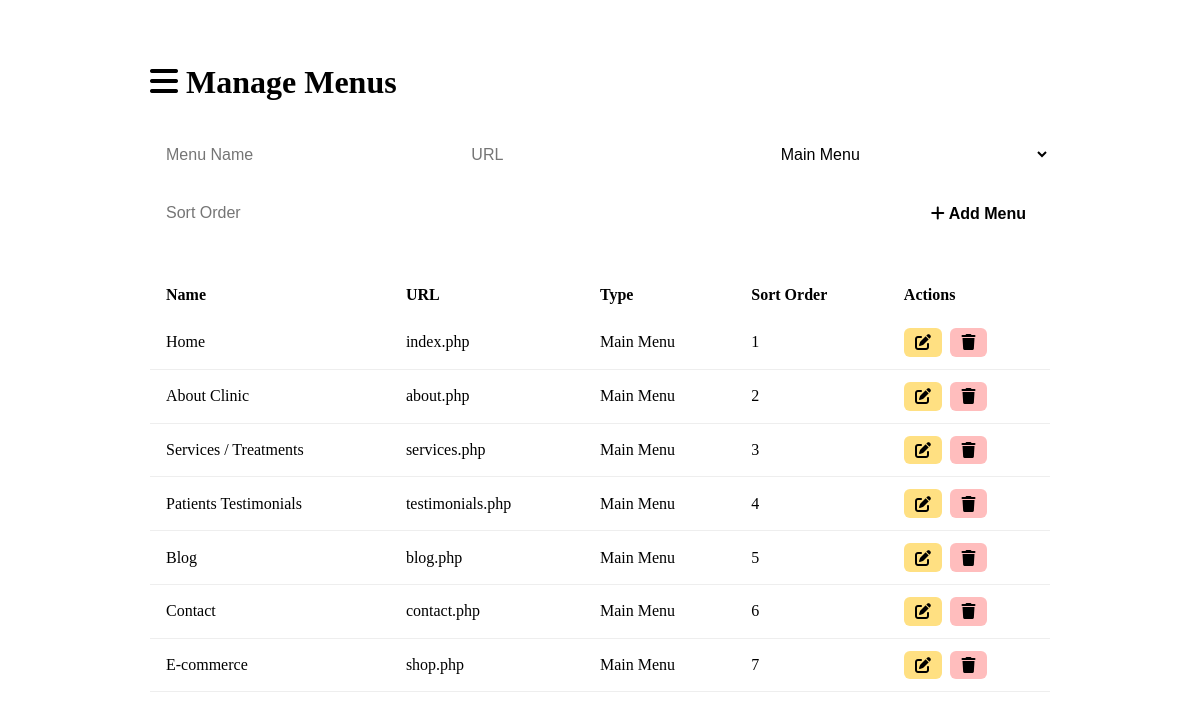
The page /admin/manage_menus.php on the database its author committed.
### tables this page shows
CREATE TABLE menus (
    id INT AUTO_INCREMENT PRIMARY KEY,
    name VARCHAR(100) NOT NULL,
    url VARCHAR(255),
    parent_id INT DEFAULT 0,
    sort_order INT DEFAULT 0,
    created_at TIMESTAMP DEFAULT CURRENT_TIMESTAMP
);

### admin/manage_menus.php (the view, shortened to what this page needs)
<?php
include '../db.php';
$sql = "SELECT * FROM menus ORDER BY sort_order";
$result = $conn->query($sql);
$menus = [];
while ($row = $result->fetch_assoc()) {
    $menus[] = $row;
}
?>
<link rel="stylesheet" href="https://cdnjs.cloudflare.com/ajax/libs/font-awesome/6.4.0/css/all.min.css">
<div class="menus-section">
    <div class="menus-header">
        <h2><i class="fas fa-bars"></i> Manage Menus</h2>
    </div>
    <form method="POST" class="menus-form">
        <input type="text" name="name" placeholder="Menu Name" required>
        <input type="text" name="url" placeholder="URL">
        <select name="parent_id">
            <option value="0">Main Menu</option>
        </select>
        <input type="number" name="sort_order" placeholder="Sort Order">
        <button type="submit"><i class="fas fa-plus"></i> Add Menu</button>
    </form>
    <div class="menus-table-wrapper">
        <table class="menus-table">
            <thead>
                <tr>
                    <th>Name</th>
                    <th>URL</th>
                    <th>Type</th>
                    <th>Sort Order</th>
                    <th>Actions</th>
                </tr>
            </thead>
            <tbody>
                <?php foreach ($menus as $menu) { ?>
                <tr>
                    <td><?php echo htmlspecialchars($menu['name']); ?></td>
                    <td><?php echo htmlspecialchars($menu['url']); ?></td>
                    <td><?php echo $menu['parent_id'] > 0 ? 'Submenu' : 'Main Menu'; ?></td>
                    <td><?php echo htmlspecialchars($menu['sort_order']); ?></td>
                    <td>
                        <div class="action-btns">
                            <a href="edit_menu.php?id=<?php echo $menu['id']; ?>" class="action-btn edit" title="Edit"><i class="fas fa-edit"></i></a>
                            <a href="delete_menu.php?id=<?php echo $menu['id']; ?>" class="action-btn delete" title="Delete" onclick="return confirm('Are you sure you want to delete this menu?');"><i class="fas fa-trash"></i></a>
                        </div>
                    </td>
                </tr>
                <?php } ?>
            </tbody>
        </table>
    </div>
</div>

### admin/manage_menus.php (style rules this page uses)
.menus-section { max-width: 900px; margin: 2rem auto; padding: 2rem; background: var(--card); border-radius: var(--border-radius); box-shadow: var(--shadow); }
.menus-header { display: flex; align-items: center; justify-content: space-between; margin-bottom: 2rem; }
.menus-header h2 { color: var(--accent-dark); margin: 0; font-size: 2rem; }
.menus-form { display: flex; flex-wrap: wrap; gap: 1rem; margin-bottom: 2.5rem; align-items: flex-end; }
.menus-form input, .menus-form select { padding: 0.75rem 1rem; border: 1px solid var(--accent-light); border-radius: 8px; font-size: 1rem; background: var(--white); color: var(--dark); flex: 1 1 180px; }
.menus-form button { background: var(--accent); color: var(--white); border: none; border-radius: 8px; padding: 0.7rem 1.5rem; font-size: 1rem; cursor: pointer; transition: background 0.2s; font-weight: 600; }
.menus-table-wrapper { overflow-x: auto; }
.menus-table { width: 100%; border-collapse: collapse; background: var(--white); border-radius: var(--border-radius); box-shadow: var(--shadow); }
.menus-table th, .menus-table td { padding: 0.75rem 1rem; text-align: left; }
.menus-table th { background: var(--accent-light); color: var(--dark); font-weight: 600; border-bottom: 2px solid var(--accent); }
.menus-table tr { transition: background 0.2s; }
.menus-table td { border-bottom: 1px solid #eee; vertical-align: middle; }
.action-btns { display: flex; gap: 0.5rem; }
.action-btn { display: inline-flex; align-items: center; justify-content: center; padding: 0.4rem 0.7rem; border: none; border-radius: 6px; background: var(--accent-light); color: var(--dark); font-size: 1rem; cursor: pointer; transition: background 0.2s, color 0.2s; text-decoration: none; }
.action-btn.edit { background: #ffe082; color: var(--dark); }
.action-btn.delete { background: #ffbdbd; color: var(--dark); }

### rows shown on the page
menus: name "Home", url "index.php", parent_id "Main Menu", sort_order "1"
menus: name "About Clinic", url "about.php", parent_id "Main Menu", sort_order "2"
menus: name "Services / Treatments", url "services.php", parent_id "Main Menu", sort_order "3"
menus: name "Patients Testimonials", url "testimonials.php", parent_id "Main Menu", sort_order "4"
menus: name "Blog", url "blog.php", parent_id "Main Menu", sort_order "5"
menus: name "Contact", url "contact.php", parent_id "Main Menu", sort_order "6"
menus: name "E-commerce", url "shop.php", parent_id "Main Menu", sort_order "7"
